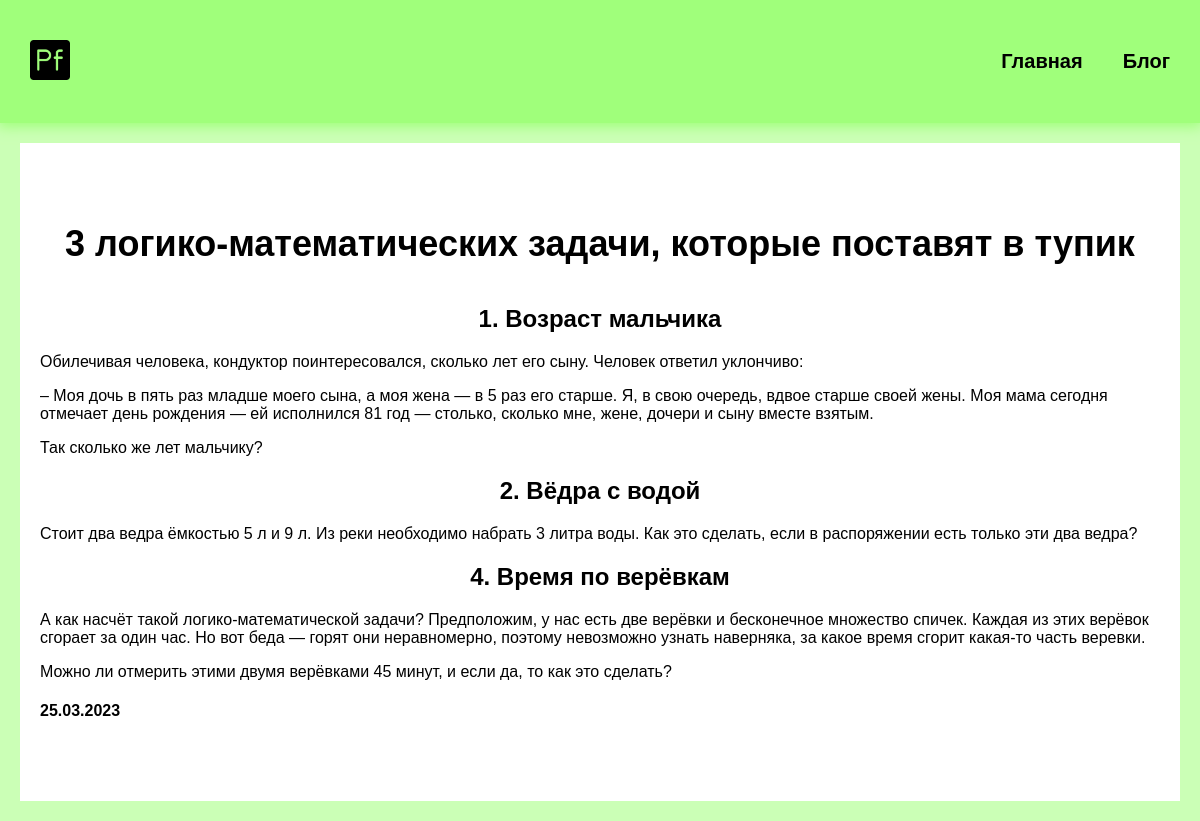
Page /blog/1/ on the committed database.
### blog/models.py (models this page shows, shortened)
class Blog(models.Model):
    title = models.CharField(max_length=200)
    description = models.TextField()
    date = models.DateField()

### blog/views.py (the view)
# urls.py: path('<int:blog_id>/', views.detail , name='detail'),
def detail(request, blog_id):
    blog = get_object_or_404(Blog, pk=blog_id)
    return render(request, 'blog/details.html', {'blog': blog})

### blog/templates/blog/details.html
{% extends 'skills/base.html' %}
{% block content %}
<div class="detail">
    <h1>{{ blog.title }}</h1>
    {{ blog.description|safe }}
    <h4>{{ blog.date | date:'d.m.Y' }}</h4>
</div>
{% endblock %}

### skills/static/css/style.css (style rules this page uses)
body { background: #cbffb6; padding: 0; margin: 0; font-family: Arial, Helvetica, sans-serif; }
.content h1 { text-align: center; margin: 60px 0 40px; font-size: 36px; }
.wrap h2 { text-align: center; }
.detail { background: white; padding: 20px 20px 60px 20px; box-sizing: border-box; }

### rows in the picture
Blog: title "3 логико-математических задачи, которые поставят в тупик", description "1. Возраст мальчика Обилечивая человека, кондуктор поинтересовался, сколько лет его сыну. Человек ответил уклончиво: – Моя дочь в пять раз младше моего сына, а моя жена — в 5 раз его старше. Я, в свою очередь, вдвое старше своей жены. Моя мама сегодня отмечает день рождения — ей исполнился 81 год — столько, сколько мне, жене, дочери и сыну вместе взятым. Так сколько же лет мальчику? 2. Вёдра с водой Стоит два ведра ёмкостью 5 л и 9 л. Из реки необходимо набрать 3 литра воды. Как это сделать, если в распоряжении есть только эти два ведра? 4. Время по верёвкам А как насчёт такой логико-математической задачи? Предположим, у нас есть две верёвки и бесконечное множество спичек. Каждая из этих…", date "25.03.2023"
